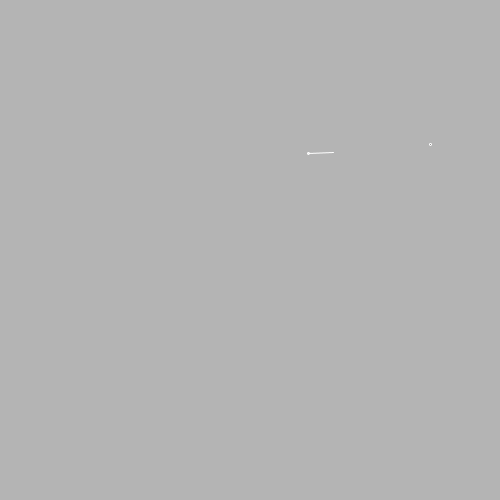
Frame 1 (no input)
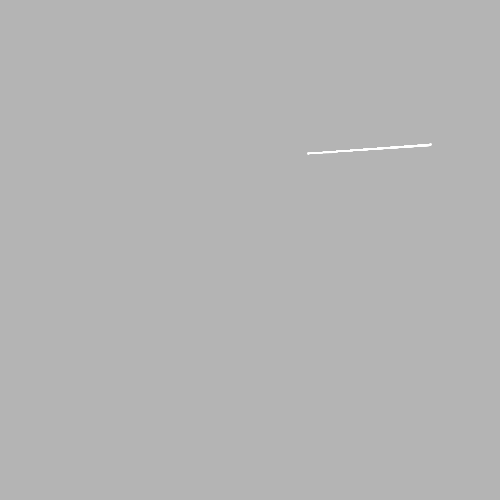
Frame 60 (the mouse pressed at the canvas centre just before this capture)
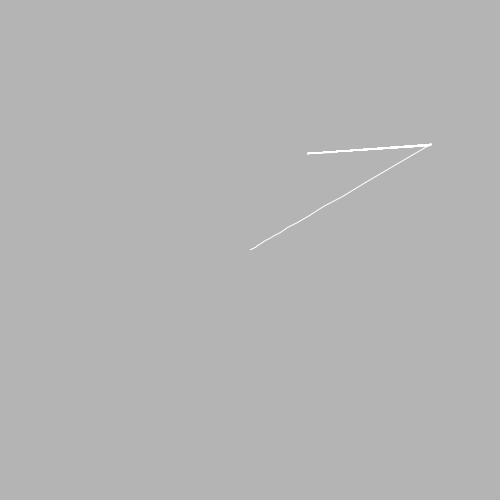
Frame 120 (the mouse held since frame 60 and released just before this capture)

The Processing sketch that drew these frames (run headless with seeded random() and noise(); from frame 60 on, the mouse is pressed at the canvas centre):

// Processing sketch: processing_20157
// ── processing_20157.pde

// And CURRENT POSITION is 
float x = 0.0;
float y = 0.0;
float easing = 0.2;
// So... Point1 is START POSITION right.
float Point1x = random (50.0, 450.0);
float Point1y = random (50.0, 450.0);
// And Point2 is END POSITION, right.
float Point2x = random (50.0, 450.0);
float Point2y = random (50.0, 450.0);
 
void setup() {
  smooth();
  frameRate(30);
  stroke(255);
  size(500, 500);
  
  // So to start with I put X and Y (Which I think of as CURRENT position) on the same position as Point1. So it starts at Point1 and is trying to go to Point2, right...
  x = Point1x;
  y = Point1y;
  
  // This is just your intro stuff each frame - does not change at all.
  background(180);
  fill(100);
  ellipse(Point1x, Point1y, 2, 2);
  ellipse(Point2x, Point2y, 2, 2);
  
}
 
void draw() {
  // This is now the REMAINDER. So what's LEFT to move - end position minus current position.
  float dx = Point2x - x;
  float dy = Point2y - y;
  
  // And this should be a test to see if it's NOT on final position, right? So we just test if...
  if (abs(x) != abs(Point2x) && abs(y) != abs(Point2y)) {
    // And here... if I remove the * easing it will move to the end in one frame.
    x += dx * easing;
    y += dy * easing;
    
    // And we draw from start until current position, every frame.
    line(Point1x, Point1y, x, y);
    
  } else {
    println("I'm at home!");
    // What does this even do - keep drawing the complete line every frame if we're on end position?
    //line(Point1x, Point1y, Point2x, Point2y);
  }
  
  // This part is added just for fun.
  if(mousePressed == true) { //add some interaction
    Point1x = x;
    Point1y = y;
    Point2x = mouseX;
    Point2y = mouseY;
  }
}
                                
